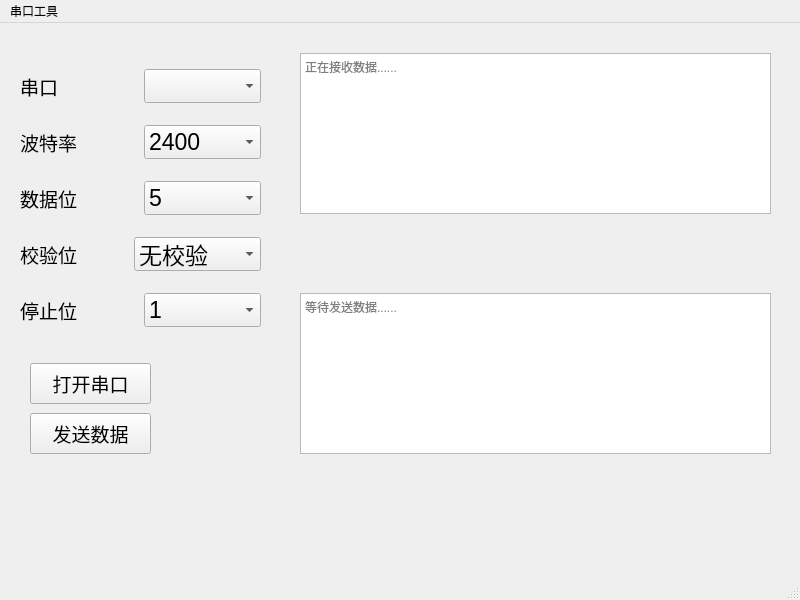
<?xml version="1.0" encoding="UTF-8"?>
<ui version="4.0">
 <class>MainWindow</class>
 <widget class="QMainWindow" name="MainWindow">
  <property name="geometry">
   <rect>
    <x>0</x>
    <y>0</y>
    <width>800</width>
    <height>600</height>
   </rect>
  </property>
  <property name="windowTitle">
   <string>MainWindow</string>
  </property>
  <widget class="QWidget" name="centralwidget">
   <widget class="QPushButton" name="pushButton_OpenPort">
    <property name="geometry">
     <rect>
      <x>30</x>
      <y>340</y>
      <width>121</width>
      <height>41</height>
     </rect>
    </property>
    <property name="font">
     <font>
      <pointsize>14</pointsize>
     </font>
    </property>
    <property name="text">
     <string>打开串口</string>
    </property>
   </widget>
   <widget class="QPushButton" name="pushButton_SendData">
    <property name="geometry">
     <rect>
      <x>30</x>
      <y>390</y>
      <width>121</width>
      <height>41</height>
     </rect>
    </property>
    <property name="font">
     <font>
      <pointsize>14</pointsize>
     </font>
    </property>
    <property name="text">
     <string>发送数据</string>
    </property>
   </widget>
   <widget class="QTextEdit" name="textEdit_ReceiveData">
    <property name="geometry">
     <rect>
      <x>300</x>
      <y>30</y>
      <width>471</width>
      <height>161</height>
     </rect>
    </property>
    <property name="placeholderText">
     <string>正在接收数据......</string>
    </property>
   </widget>
   <widget class="QTextEdit" name="textEdit_SendData">
    <property name="geometry">
     <rect>
      <x>300</x>
      <y>270</y>
      <width>471</width>
      <height>161</height>
     </rect>
    </property>
    <property name="placeholderText">
     <string>等待发送数据......</string>
    </property>
   </widget>
   <widget class="QWidget" name="">
    <property name="geometry">
     <rect>
      <x>20</x>
      <y>30</y>
      <width>241</width>
      <height>291</height>
     </rect>
    </property>
    <layout class="QVBoxLayout" name="verticalLayout">
     <item>
      <layout class="QHBoxLayout" name="horizontalLayout">
       <item>
        <widget class="QLabel" name="label">
         <property name="font">
          <font>
           <pointsize>14</pointsize>
          </font>
         </property>
         <property name="text">
          <string>串口</string>
         </property>
        </widget>
       </item>
       <item>
        <widget class="QComboBox" name="comboBox_PortName">
         <property name="font">
          <font>
           <pointsize>17</pointsize>
          </font>
         </property>
        </widget>
       </item>
      </layout>
     </item>
     <item>
      <layout class="QHBoxLayout" name="horizontalLayout_2">
       <item>
        <widget class="QLabel" name="label_2">
         <property name="font">
          <font>
           <pointsize>14</pointsize>
          </font>
         </property>
         <property name="text">
          <string>波特率</string>
         </property>
        </widget>
       </item>
       <item>
        <widget class="QComboBox" name="comboBox_BaudRate">
         <property name="font">
          <font>
           <pointsize>17</pointsize>
          </font>
         </property>
         <item>
          <property name="text">
           <string>2400</string>
          </property>
         </item>
         <item>
          <property name="text">
           <string>4800</string>
          </property>
         </item>
         <item>
          <property name="text">
           <string>9600</string>
          </property>
         </item>
         <item>
          <property name="text">
           <string>115200</string>
          </property>
         </item>
        </widget>
       </item>
      </layout>
     </item>
     <item>
      <layout class="QHBoxLayout" name="horizontalLayout_3">
       <item>
        <widget class="QLabel" name="label_3">
         <property name="font">
          <font>
           <pointsize>14</pointsize>
          </font>
         </property>
         <property name="text">
          <string>数据位</string>
         </property>
        </widget>
       </item>
       <item>
        <widget class="QComboBox" name="comboBox_DataBits">
         <property name="font">
          <font>
           <pointsize>17</pointsize>
          </font>
         </property>
         <item>
          <property name="text">
           <string>5</string>
          </property>
         </item>
         <item>
          <property name="text">
           <string>6</string>
          </property>
         </item>
         <item>
          <property name="text">
           <string>7</string>
          </property>
         </item>
         <item>
          <property name="text">
           <string>8</string>
          </property>
         </item>
        </widget>
       </item>
      </layout>
     </item>
     <item>
      <layout class="QHBoxLayout" name="horizontalLayout_4">
       <item>
        <widget class="QLabel" name="label_4">
         <property name="font">
          <font>
           <pointsize>14</pointsize>
          </font>
         </property>
         <property name="text">
          <string>校验位</string>
         </property>
        </widget>
       </item>
       <item>
        <widget class="QComboBox" name="comboBox_Parity">
         <property name="font">
          <font>
           <pointsize>17</pointsize>
          </font>
         </property>
         <item>
          <property name="text">
           <string>无校验</string>
          </property>
         </item>
         <item>
          <property name="text">
           <string>奇偶校验</string>
          </property>
         </item>
         <item>
          <property name="text">
           <string>CRC校验</string>
          </property>
         </item>
        </widget>
       </item>
      </layout>
     </item>
     <item>
      <layout class="QHBoxLayout" name="horizontalLayout_5">
       <item>
        <widget class="QLabel" name="label_5">
         <property name="font">
          <font>
           <pointsize>14</pointsize>
          </font>
         </property>
         <property name="text">
          <string>停止位</string>
         </property>
        </widget>
       </item>
       <item>
        <widget class="QComboBox" name="comboBox_StopBits">
         <property name="font">
          <font>
           <pointsize>17</pointsize>
          </font>
         </property>
         <item>
          <property name="text">
           <string>1</string>
          </property>
         </item>
         <item>
          <property name="text">
           <string>1.5</string>
          </property>
         </item>
         <item>
          <property name="text">
           <string>2</string>
          </property>
         </item>
        </widget>
       </item>
      </layout>
     </item>
    </layout>
   </widget>
  </widget>
  <widget class="QMenuBar" name="menubar">
   <property name="geometry">
    <rect>
     <x>0</x>
     <y>0</y>
     <width>800</width>
     <height>26</height>
    </rect>
   </property>
   <widget class="QMenu" name="menu">
    <property name="title">
     <string>串口工具</string>
    </property>
   </widget>
   <addaction name="menu"/>
  </widget>
  <widget class="QStatusBar" name="statusbar"/>
 </widget>
 <resources/>
 <connections/>
</ui>
